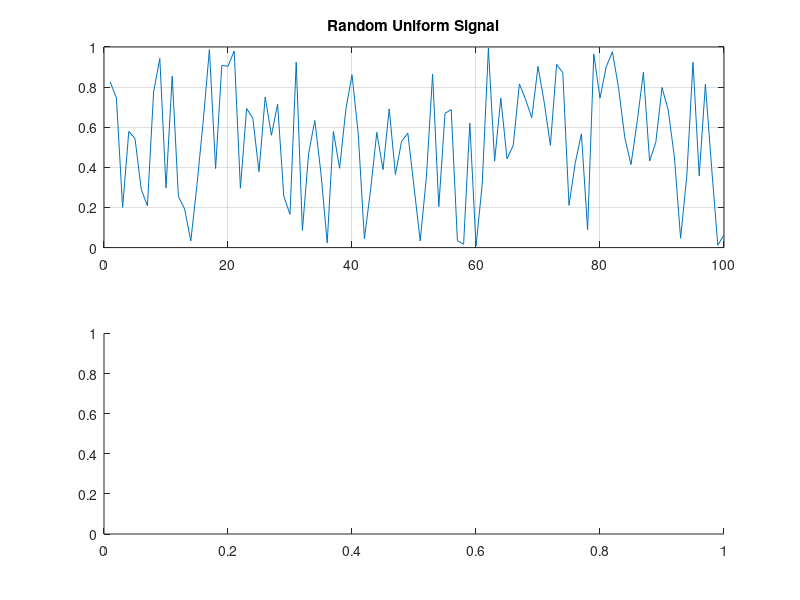

The MATLAB source for this figure: (Note: this script raises an error after producing the figure.)
clear;
clc;
N=128000;
mean=30;
sigma=2;
X=rand(1, N);
figure;
subplot(211);
plot(X(1:100));
grid on;
title("Random Uniform Signal");
subplot(212);
histogram(X, 100);
grid on;
title("Histogram of Random Uniform Signal");

figure;
figure;
X_s=0;
for i = (1:12)
    if i == 1
        X_s=X;
    else
        X_s=X_s+rand(1, N);
    end
    figure(2);
    subplot(6, 2, i);
    plot(X_s(1:100));
    grid on;
    title(sprintf("Random Uniform Signal (%d/12)", i))
    figure(3);
    subplot(6, 2, i);
    histogram(X_s, 100);
    grid on;
    title(sprintf("Histogram of Random Uniform Signal (%d/12)", i))
end

figure;
X_r=(X_s-6)*sigma+mean;
subplot(211);
plot(X_r(1:100));
grid on;
title("Random Normalized Signal from previous figure");
subplot(212);
histogram(X_r, 100);
grid on;
title("Histogram of above signal");

%second method
figure;
X2= rand(1,N);
x_r2=sqrt(-2*log(X)).*cos(2*pi*X2);
x_r2=x_r2*sigma+mean;
subplot(211);
plot(x_r2(1:100));
grid on;
title('Normal distributed function2');
subplot(212);
hist(x_r2, 100);
grid on;
title('Histogram of the signal2');